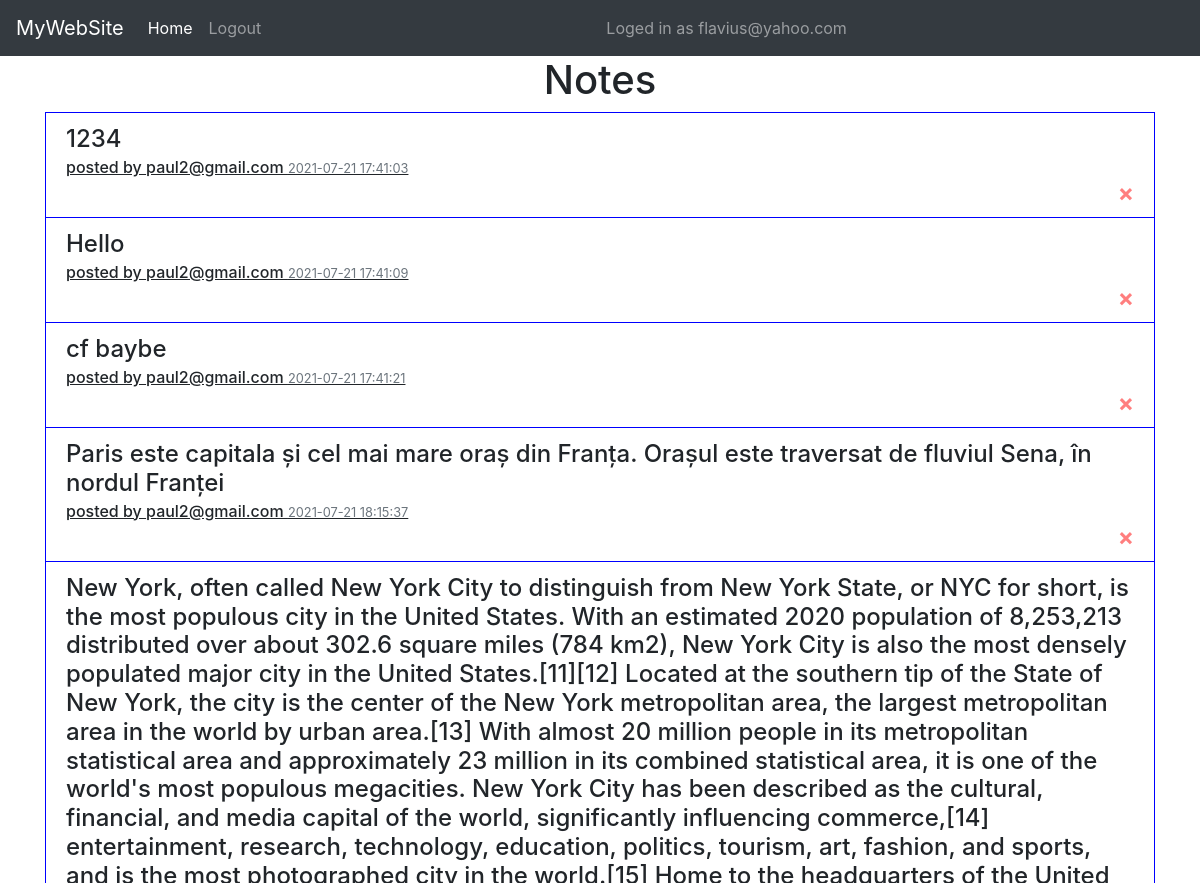
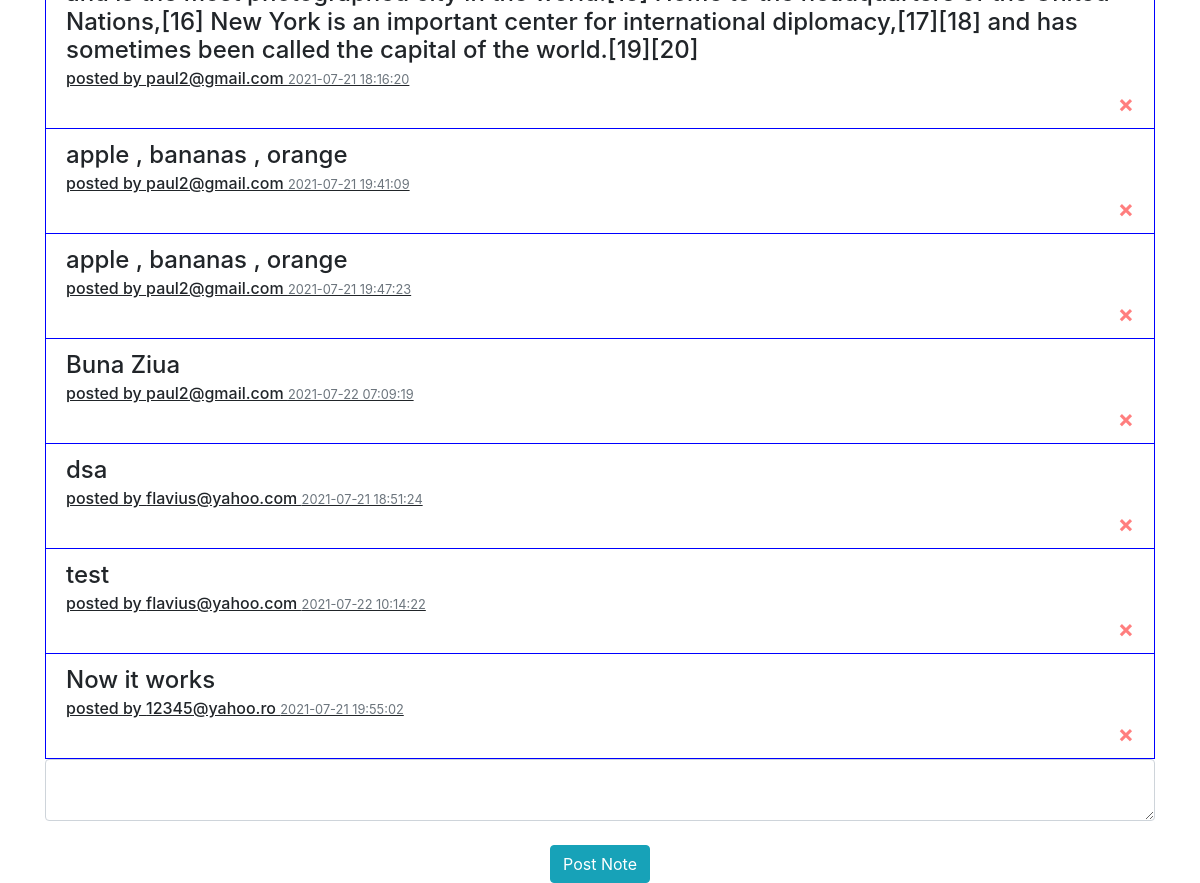
/ (signed in), run on the app's committed database (2 pictures, top to bottom).
### website/models.py (models this page shows)
class User(db.Model , UserMixin ):
    id = db.Column(db.Integer, primary_key=True)
    email = db.Column(db.String(100), unique=True)
    password = db.Column(db.String(50))
    first_name = db.Column(db.String(100))
    phone = db.column(db.Integer())
    notes = db.relationship('Note')

class Note(db.Model):
    id = db.Column(db.Integer, primary_key=True)
    data = db.Column(db.String(10000))
    date = db.Column(db.DateTime(timezone=True),default=func.now())
    user_id = db.Column(db.Integer, db.ForeignKey('user.id'))

### website/views.py (the view, shortened to what this page needs)
@views.route('/',methods=['GET','POST'])
@login_required
def home():
    return render_template("home.html",users = User.query.all())

### website/__init__.py (called while the page is built)
def create_app():
    app = Flask(__name__)
    app.config['SECRET_KEY'] = 'fsafsafsaf'
    app.config['SQLALCHEMY_DATABASE_URI'] = f'sqlite:///{DB_NAME}'
    db.init_app(app)
    from .views import  views
    from .auth import  auth
    app.register_blueprint(views, url_prefix='/')
    app.register_blueprint(auth, url_prefix='/')
    from .models import User, Note
    create_database(app)
    login_manager = LoginManager()
    login_manager.login_view = 'auth.login'
    login_manager.init_app(app)
    @login_manager.user_loader
    def load_user(id):
        return User.query.get(int(id))
    return app

### website/templates/home.html (shortened to what this page needs)
{% extends "base.html" %}
{% block content%}
<h1 align="center">Notes</h1>
<ul class="list-group list-group-flush" id="notes">
    {%for user in users %}
        {% for note in user.notes%}
        <li style="border:1px solid blue;" class="list-group-item">
            <h4 class="mb-1">{{ note.data }}</h4>
            <h6  style="text-decoration: underline;"  class="mb-1">posted by {{ user.email }}
            <small class="text-muted">{{ note.date }}</small>
                </h6>
            <button type="button" class="close" onClick="deleteNote({{ note.id }})">
      <span style="color: red;" aria-hidden="true">&times;</span>
    </button>
        </li>
        {% endfor %}
    {% endfor %}
</ul>
<form method="POST">
<textarea name="note" id="note" class="form-control"></textarea>
    <br />
<div align="center">
    <button type="submit" class="btn btn-info">Post Note</button>
</div>
</form>
{% endblock%}

### website/templates/base.html (shortened to what this page needs)
<!DOCTYPE html>
<html lang="en">
<head>
     <link
      rel="stylesheet"
      href="https://stackpath.bootstrapcdn.com/bootstrap/4.4.1/css/bootstrap.min.css"
    />
    <link
      rel="stylesheet"
      href="https://stackpath.bootstrapcdn.com/font-awesome/4.7.0/css/font-awesome.min.css"
    />
    <link href="//maxcdn.bootstrapcdn.com/bootstrap/4.1.1/css/bootstrap.min.css" rel="stylesheet" id="bootstrap-css">
</head>
<body>
<nav class="navbar navbar-expand-lg navbar-dark bg-dark">
  <a class="navbar-brand" href="/">MyWebSite</a>
  <div class="collapse navbar-collapse" id="navbarSupportedContent">
    <ul class="navbar-nav mr-auto">
        {% if current_user.is_authenticated %}
      <li class="nav-item active">
        <a class="nav-link" href="/">Home </a>
      </li>
        <li class="nav-item">
        <a class="nav-link" href="/logout">Logout</a>
      </li>
        {% endif %}
    </ul>
     {% if current_user.is_authenticated %}
        <ul class="navbar-nav mr-auto">
            <li class="nav-item">
        <a  class="nav-link">Loged in as {{ current_user.email}}</a>
      </li>
        </ul>
      {% endif %}
  </div>
</nav>
 <div class="container">{% block content %} {% endblock %}</div>
</body>
</html>

### data on the page
User: email "flavius@yahoo.com"
User: email "paul2@gmail.com"
Note: data "1234", date "2021-07-21 17:41:03"
Note: data "Hello", date "2021-07-21 17:41:09"
Note: data "cf baybe", date "2021-07-21 17:41:21"
Note: data "Paris este capitala și cel mai mare oraș din Franța. Orașul este traversat de fluviul Sena, în nordul Franței", date "2021-07-21 18:15:37"
Note: data "New York, often called New York City to distinguish from New York State, or NYC for short, is the most populous city in the United States. With an estimated 2020 population of 8,253,213 distributed over about 302.6 square miles (784 km2), New York City is also the most densely populated major city in the United States.[11][12] Located at the southern tip of the State of New York, the city is the center of the New York metropolitan area, the largest metropolitan area in the world by urban area.[13] With almost 20 million people in its metropolitan statistical area and approximately 23 million in its combined statistical area, it is one of the world's most populous megacities. New York City…", date "2021-07-21 18:16:20"
Note: data "apple , bananas , orange", date "2021-07-21 19:41:09"
Note: data "apple , bananas , orange", date "2021-07-21 19:47:23"
Note: data "Buna Ziua", date "2021-07-22 07:09:19"
Note: data "dsa", date "2021-07-21 18:51:24"
Note: data "test", date "2021-07-22 10:14:22"
User: email "12345@yahoo.ro"
Note: data "Now it works", date "2021-07-21 19:55:02"
